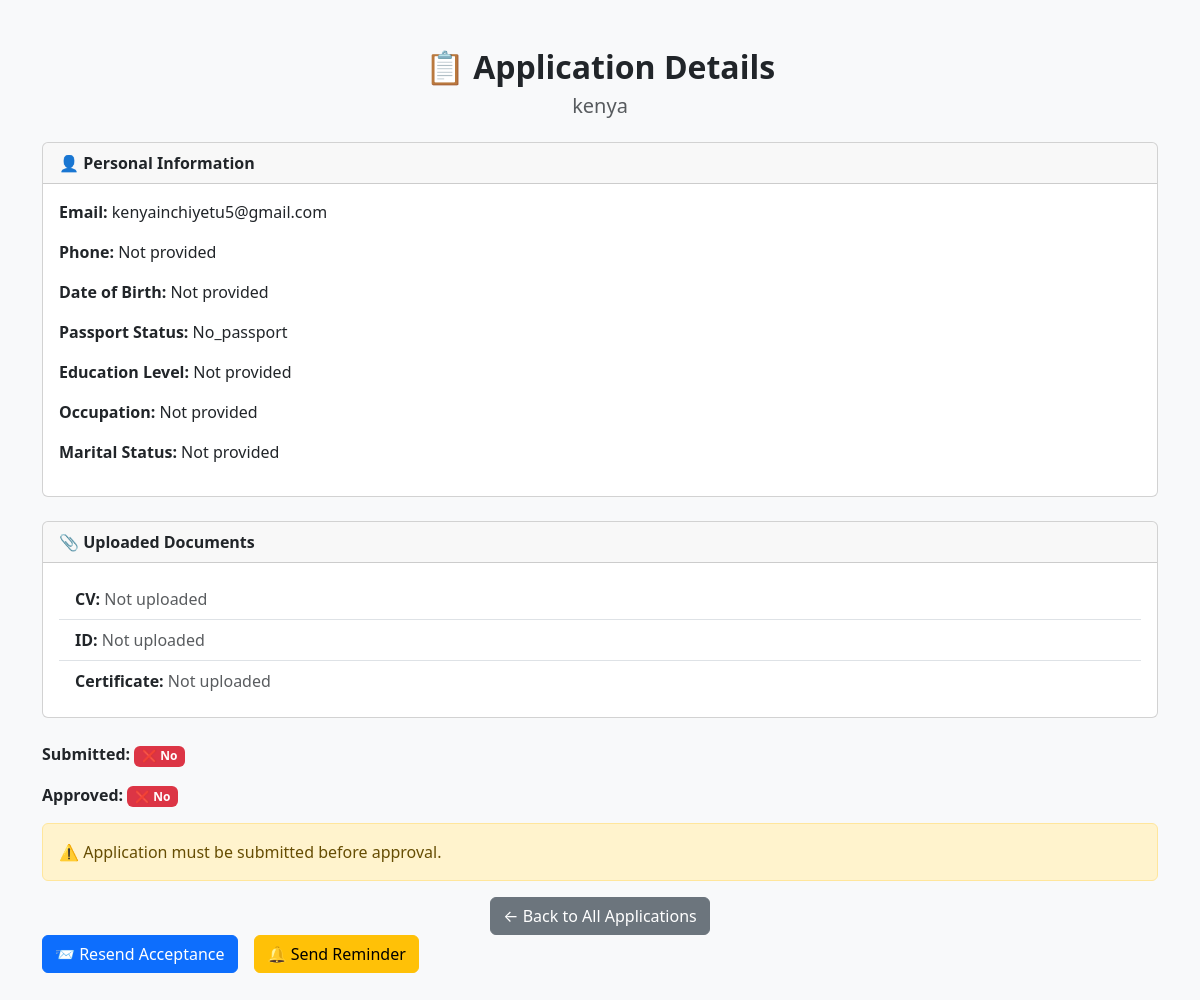
/admin/application/3 (signed in), run on the app's committed database.
### app/models/user.py (models this page shows, shortened)
class User(UserMixin, db.Model):  # ✅ Inherit UserMixin for Flask-Login support
    id = db.Column(db.Integer, primary_key=True)
    email = db.Column(db.String(120), unique=True, nullable=False)
    full_name = db.Column(db.String(120), nullable=False)
    password_hash = db.Column(db.String(128), nullable=False)
    is_admin = db.Column(db.Boolean, default=False)

### app/models/application.py (models this page shows, shortened)
class Application(db.Model):
    id = db.Column(db.Integer, primary_key=True)
    user_id = db.Column(db.Integer, db.ForeignKey('user.id'), nullable=False)
    user = db.relationship('User', backref='applications')
    passport_status = db.Column(
        db.String(20),
        nullable=False,
        comment="Passport status: 'has_passport', 'needs_passport', or 'applied_for_passport'"
    )
    phone_number = db.Column(
        db.String(20),
        nullable=True,
        comment="User's contact phone number"
    )
    date_of_birth = db.Column(
        db.Date,
        nullable=True,
        comment="User's date of birth in YYYY-MM-DD format"
    )
    education_level = db.Column(
        db.String(50),
        nullable=True,
        comment="Highest education level completed"
    )
    occupation = db.Column(
        db.String(100),
        nullable=True,
        comment="Current or most recent occupation"
    )
    marital_status = db.Column(
        db.String(20),
        nullable=True,
        comment="Marital status: single, married, divorced, etc."
    )
    cv_filename = db.Column(
        db.String(255),
        nullable=True,
        comment="Filename of uploaded CV/resume"
    )
    id_filename = db.Column(
        db.String(255),
        nullable=True,
        comment="Filename of uploaded ID document"
    )
    cert_filename = db.Column(
        db.String(255),
        nullable=True,
        comment="Filename of uploaded education certificate"
    )
    submitted = db.Column(
        db.Boolean,
        default=False,
        nullable=False,
        comment="Whether application has been submitted"
    )
    submitted_at = db.Column(
        db.DateTime,
        nullable=True,
        comment="Timestamp when application was submitted"
    )
    approved = db.Column(
        db.Boolean,
        default=False,
        nullable=False,
        comment="Whether application has been approved"
    )
    approved_at = db.Column(
        db.DateTime,
        nullable=True,
        comment="Timestamp when application was approved"
    )
    last_reminder_sent = db.Column(
        db.DateTime,
        nullable=True,
        comment="Timestamp when last reminder email was sent"
    )

### app/routes/admin_routes.py (the view)
@admin_bp.route('/admin/application/<int:app_id>')
@login_required
def view_application(app_id):
    if not current_user.is_admin:
        flash("Access denied. Admins only.", "danger")
        return redirect(url_for('auth.dashboard'))
    application = Application.query.get_or_404(app_id)
    user = application.user  # Related user object
    return render_template('admin/view_application_detail.html', application=application, user=user)

### app/scheduler/scheduler.py (called while the page is built)
def start_scheduler(app):
    with app.app_context():
        scheduler.add_job(
            func=lambda: auto_approve_submitted_applications(app),
            trigger='interval',
            hours=1,
            id='auto_approval_job',  # optional job id for reference
            replace_existing=True    # replace job if it already exists
        )
        if not scheduler.running:
            scheduler.start()
            current_app.logger.info("Scheduler started - auto-approval job scheduled every hour")
        @app.teardown_appcontext
        def shutdown_scheduler(exception=None):
            if scheduler.running:
                scheduler.shutdown(wait=False)
                current_app.logger.info("Scheduler shut down on app context teardown")

### app/templates/admin/view_application_detail.html (shortened to what this page needs)
<!DOCTYPE html>
<html lang="en">
<head>
    <link href="https://cdn.jsdelivr.net/npm/bootstrap@5.3.0/dist/css/bootstrap.min.css" rel="stylesheet">
</head>
<body class="bg-light">
<div class="container my-5">
    <div class="text-center mb-4">
        <h2 class="fw-bold">📋 Application Details</h2>
        <h5 class="text-muted">{{ user.full_name }}</h5>
    </div>
    <div class="card mb-4">
        <div class="card-header fw-bold">👤 Personal Information</div>
        <div class="card-body">
            <p><strong>Email:</strong> {{ user.email }}</p>
            <p><strong>Phone:</strong> {{ application.phone_number or "Not provided" }}</p>
            <p><strong>Date of Birth:</strong> {{ application.date_of_birth or "Not provided" }}</p>
            <p><strong>Passport Status:</strong> {{ application.passport_status|capitalize or "Not provided" }}</p>
            <p><strong>Education Level:</strong> {{ application.education_level or "Not provided" }}</p>
            <p><strong>Occupation:</strong> {{ application.occupation or "Not provided" }}</p>
            <p><strong>Marital Status:</strong> {{ application.marital_status or "Not provided" }}</p>
        </div>
    </div>
    <div class="card mb-4">
        <div class="card-header fw-bold">📎 Uploaded Documents</div>
        <div class="card-body">
            <ul class="list-group list-group-flush">
                <li class="list-group-item">
                    <strong>CV:</strong>
                    {% if application.cv_filename %}
                        <a href="{{ url_for('app_bp.uploaded_file', filename=application.cv_filename) }}" target="_blank">View CV</a>
                    {% else %}
                        <span class="text-muted">Not uploaded</span>
                    {% endif %}
                </li>
                <li class="list-group-item">
                    <strong>ID:</strong>
                    {% if application.id_filename %}
                        <a href="{{ url_for('app_bp.uploaded_file', filename=application.id_filename) }}" target="_blank">View ID</a>
                    {% else %}
                        <span class="text-muted">Not uploaded</span>
                    {% endif %}
                </li>
                <li class="list-group-item">
                    <strong>Certificate:</strong>
                    {% if application.cert_filename %}
                        <a href="{{ url_for('app_bp.uploaded_file', filename=application.cert_filename) }}" target="_blank">View Certificate</a>
                    {% else %}
                        <span class="text-muted">Not uploaded</span>
                    {% endif %}
                </li>
            </ul>
        </div>
    </div>
    <div class="mb-3">
        <p><strong>Submitted:</strong>
            {% if application.submitted %}
                <span class="badge bg-success">✅ Yes</span>
            {% else %}
                <span class="badge bg-danger">❌ No</span>
            {% endif %}
        </p>
        <p><strong>Approved:</strong>
            {% if application.approved %}
                <span class="badge bg-success">✅ Yes</span>
            {% else %}
                <span class="badge bg-danger">❌ No</span>
            {% endif %}
        </p>
    </div>
    {% if application.submitted %}
        <div class="d-flex gap-3 mb-4">
            <form method="get" action="{{ url_for('admin_bp.approve_application', app_id=application.id) }}">
                <button type="submit" class="btn btn-success">✅ Approve</button>
            </form>
            <form method="get" action="{{ url_for('admin_bp.reject_application', app_id=application.id) }}">
                <button type="submit" class="btn btn-outline-danger">❌ Reject</button>
            </form>
<form method="get" action="{{ url_for('admin_bp.preview_acceptance_email', app_id=application.id) }}" target="_blank">
    <button type="submit" class="btn btn-info">📧 Preview Acceptance Email</button>
</form>
        </div>
    {% else %}
        <div class="alert alert-warning">⚠️ Application must be submitted before approval.</div>
    {% endif %}
    <div class="text-center">
        <a href="{{ url_for('admin_bp.view_all_applications') }}" class="btn btn-secondary">← Back to All Applications</a>
    </div>
<div class="d-flex gap-3 mb-4">
    <a href="{{ url_for('admin_bp.send_acceptance_letter', app_id=application.id) }}"
       class="btn btn-primary">
       📨 Resend Acceptance
    </a>
    <a href="{{ url_for('admin_bp.send_reminder_letter', app_id=application.id) }}"
       class="btn btn-warning">
       🔔 Send Reminder
    </a>
</div>
</div>
</body>
</html>

### data on the page
User: full_name "kenya", email "kenyainchiyetu5@gmail.com"
Application: phone_number "Not provided", date_of_birth "Not provided", passport_status "No_passport", education_level "Not provided", occupation "Not provided", marital_status "Not provided"
